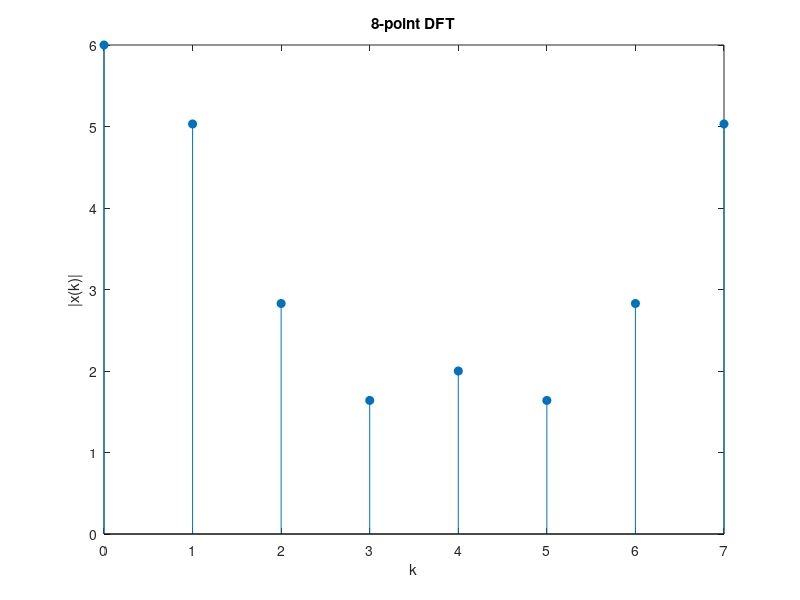

Source code (MATLAB):
%FFT

xn=[0 1 2 3];
x8f=fft(xn,8);
n1=8;
k1=0:n1-1;
x1=abs(x8f)
stem(k1,abs(x8f),'filled');
xlabel('k');
ylabel('|x(k)|');
title('8-point DFT');
